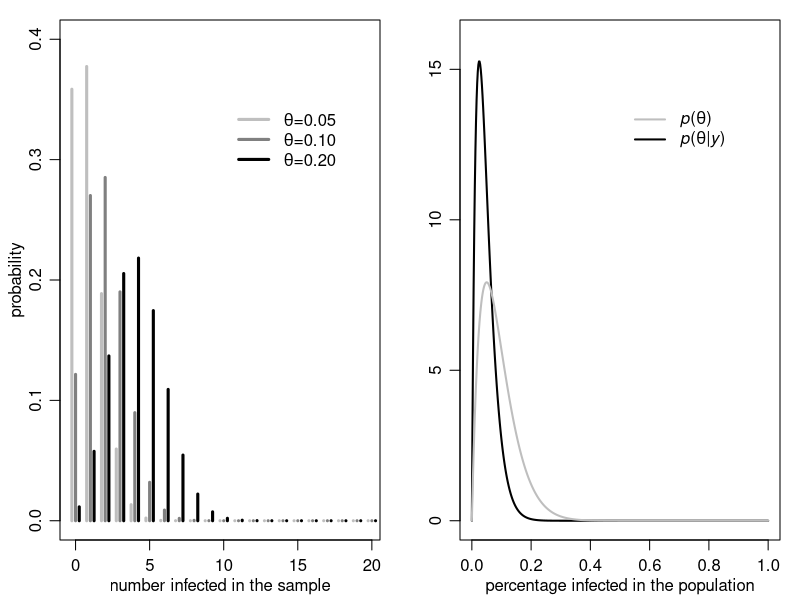
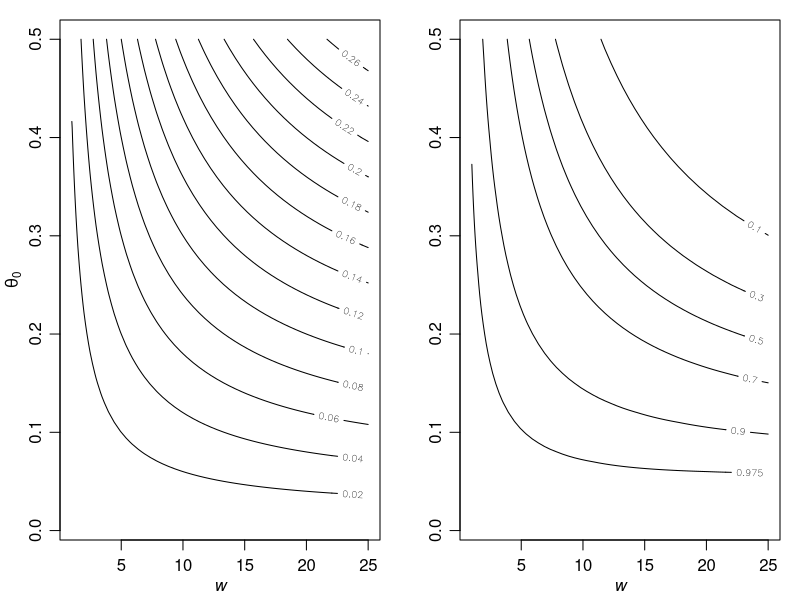

Reproduce these figures in R, in order.
####  Prevalence of disease example
a<-2 ; b<-20
a/(a+b)
(a-1)/(a-1+b-1)
pbeta(.20,a,b) - pbeta(.05,a,b)
pbeta(.10,a,b)

# This statement saves the figure in pdf format in the current
# working directory.
pdf("fig1_1.pdf",family="Times",height=3.5,width=7)
par(mar=c(3,3,1,1),mgp=c(1.75,.75,0))
par(mfrow=c(1,2))

dbinom(0,20,.05)
n<-20
x<-0:n
del<-.25
plot( range(x-del), c(0,.4),xlab="number infected in the sample",
     ylab="probability",type="n")

points( x-del,dbinom(x,n,.05),type="h",col=gray(.75),lwd=3)
points( x,dbinom(x,n,.10),type="h",col=gray(.5),lwd=3)
points( x+del,dbinom(x,n,.20),type="h",col=gray(0),lwd=3)
legend(10,.35,legend=c(
    expression(paste(theta,"=0.05",sep="")), 
    expression(paste(theta,"=0.10",sep="")),
    expression(paste(theta,"=0.20",sep="")) ),
     lwd=c(3,3,3), 
    col=gray(c(.75,.5,0)) ,bty="n") 

a<-2 ; b<-20
y<-0 ; n<-20


(a+y)/(a+b+n)
(a+y-1)/(a-1+b+n-1)
pbeta(.20,a+y,b+n-y) - pbeta(.05,a+y,b+n-y)
pbeta(.10,a+y,b+n-y)




theta<-seq(0,1,length=500)
plot(theta, dbeta(theta,a+y,b+n-y),
     type="l",
     xlab="percentage infected in the population",
     ylab="", lwd=2, ylim=c(0,16)
     )
lines(theta, dbeta(theta,a,b),col="gray",lwd=2)
legend(.5,14,legend=c( expression(paste(italic("p"),"(",theta,")",sep="")), 
     expression(paste(italic("p"),"(",theta,"|",italic("y"),")",sep=""))  ), 
  bty="n", lwd=c(2,2),col=c("gray","black"))


dev.off()

(a+y)/(b+n-y)
(a+y-1)/(a+y-1+b+n-y-1)
pbeta(.20,a+y,b+n-y) - pbeta(.05,a+y,b+n-y)
pbeta(.10,a+y,b+n-y)


#### sensitivity analysis


pdf("fig1_2.pdf",family="Times",height=3.5,width=7)
par(mar=c(3,3,1,1),mgp=c(1.75,.75,0))
par(mfrow=c(1,2))
g<-50
th0<-seq(0.01,.5,length=g)
nu0<-seq(1,25,length=g) 

PP10<-PM<-PLQ<-PUQ<-matrix(0,g,g)
for(i in 1:g) {for(j in 1:g) {
 a<-nu0[i]*th0[j]
 b<-nu0[i]*(1-th0[j]) 
   
 PM[i,j]<- (a+y)/(a+y+b+n-y) 
 PP10[i,j]<- pbeta(.10,a+y,b+n-y)
 PLQ[i,j]<- qbeta(.05,a+y,b+n-y) 
 PUQ[i,j]<- qbeta(.95,a+y,b+n-y) 
                         }}

contour(nu0,th0,PM,xlab=expression(italic(w)), ylab=expression(theta[0]))
contour(nu0,th0,PP10,xlab=expression(italic(w)), 
   levels=c(0.1,0.3,.5,.70,.90,.975) )

dev.off()

a<-1 ; b<-1
(a+y)/(b+n-y)
(a+y-1)/(a+y-1+b+n-y-1)
pbeta(.10,a+y,b+n-y) 





#### adj wald interval 
a<-2 ; b<-2 
th<-  (y+a)/(n+a+b)
th+c(-1,1)*1.96*sqrt(th*(1-th)/n)

qbeta(c(.025,.975),a+y,b+n-y)
###########


